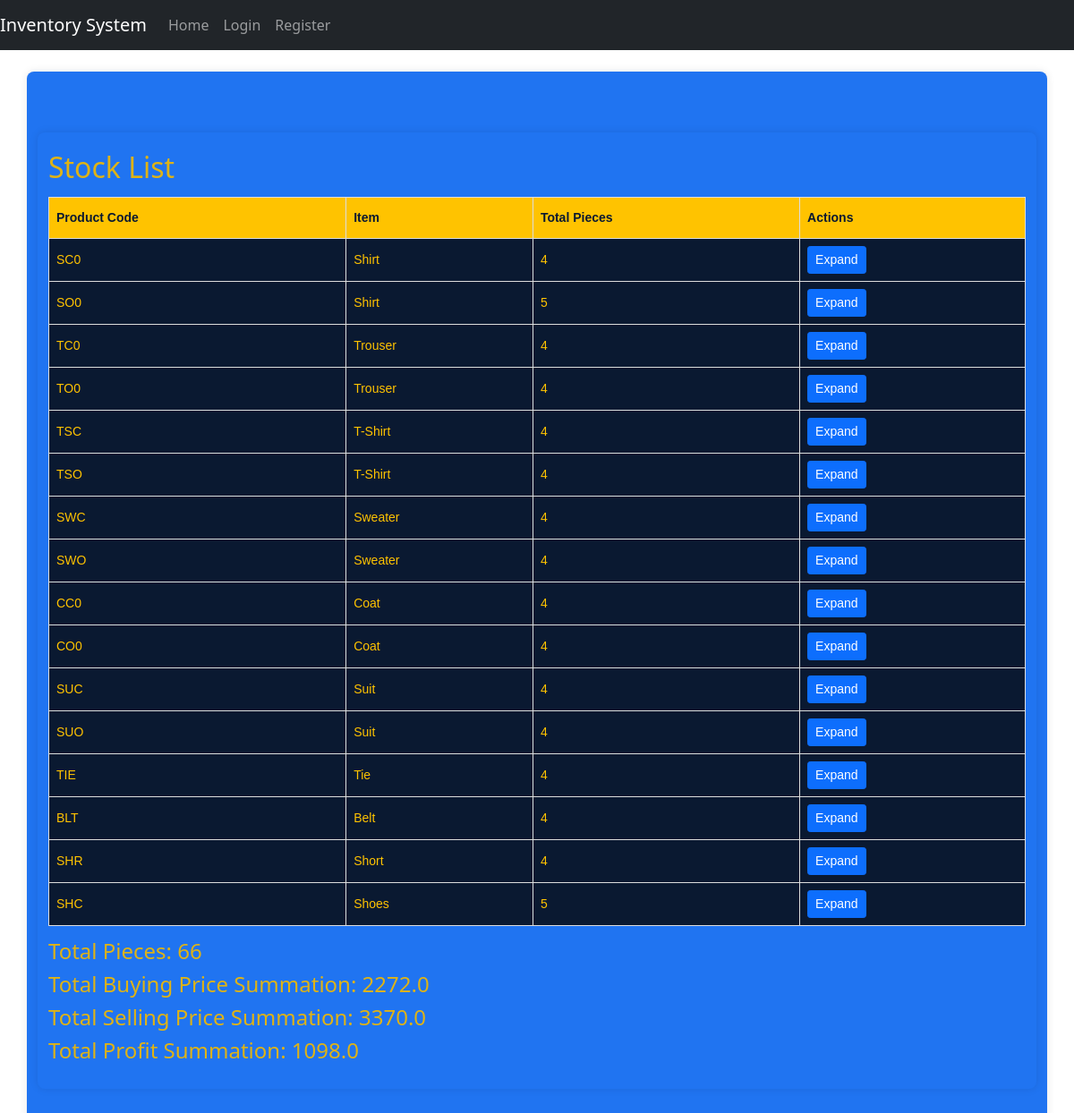
/view_stock, run on the app's committed database.
### STORE/models.py (models this page shows, shortened)
class Product(db.Model):
    id = db.Column(db.Integer, primary_key=True)
    pre = db.Column(db.String(10), nullable=False)
    code = db.Column(db.String(20), nullable=False, unique=True)
    item = db.Column(db.String(50), nullable=False)
    category = db.Column(db.String(50), nullable=False)
    type_material = db.Column(db.String(50), nullable=False)
    size = db.Column(db.String(10), nullable=False)
    color = db.Column(db.String(20), nullable=False)
    description = db.Column(db.String(255), nullable=True)
    buying_price = db.Column(db.Float, nullable=False)
    selling_price = db.Column(db.Float, nullable=False)
    quantity = db.Column(db.Integer, nullable=False)

### STORE/routes.py (the view)
@bp.route('/view_stock')
def view_stock():
    stock = get_stock_items()
    grouped_stock = {}
    total_pieces_per_prefix = {}
    item_names = {}
    for item in stock:
        prefix = item['product_code'][:3]
        if prefix not in grouped_stock:
            grouped_stock[prefix] = []
            total_pieces_per_prefix[prefix] = 0
            item_names[prefix] = item['item_name']
        grouped_stock[prefix].append(item)
        total_pieces_per_prefix[prefix] += item['pieces']
    total_pieces = sum(total_pieces_per_prefix.values())
    total_bp_summation = sum(item['bp_summation'] for item in stock)
    total_sp_summation = sum(item['sp_summation'] for item in stock)
    total_profit_summation = sum(item['profit_summation'] for item in stock)
    return render_template('view_stocks.html',
                           grouped_stock=grouped_stock,
                           total_pieces_per_prefix=total_pieces_per_prefix,
                           item_names=item_names,
                           total_pieces=total_pieces,
                           total_bp_summation=total_bp_summation,
                           total_sp_summation=total_sp_summation,
                           total_profit_summation=total_profit_summation)

### STORE/routes.py (called while the page is built)
def get_stock_items():
    stock_items = db.session.query(
        Stock.product_code,
        Stock.pieces,
        Stock.bp_summation,
        Stock.sp_summation,
        Stock.profit_summation,
        Product.item.label('item_name')
    ).join(Product, Stock.product_code == Product.code).all()
    stock_list = []
    for stock in stock_items:
        stock_list.append({
            'product_code': stock.product_code,
            'pieces': stock.pieces,
            'bp_summation': stock.bp_summation,
            'sp_summation': stock.sp_summation,
            'profit_summation': stock.profit_summation,
            'item_name': stock.item_name
        })
    return stock_list

### STORE/templates/view_stocks.html (shortened to what this page needs)
{% extends "base.html" %}
{% block content %}
<div class="container mt-5">
    <h2>Stock List</h2>
    <table >
        <thead>
            <tr>
                <th>Product Code</th>
                <th>Item</th>
                <th>Total Pieces</th>
                <th>Actions</th>
            </tr>
        </thead>
        <tbody>
            {% for prefix, items in grouped_stock.items() %}
            <tr class="table-active">
                <td>{{ prefix }}</td>
                <td>{{ item_names[prefix] }}</td>
                <td>{{ total_pieces_per_prefix[prefix] }}</td>
                <td>
                    <button class="btn btn-sm btn-primary" onclick="toggleDetails('{{ prefix }}')">Expand</button>
                </td>
            </tr>
            {% endfor %}
        </tbody>
    </table>
    <div>
        <h4>Total Pieces: {{ total_pieces }}</h4>
        <h4>Total Buying Price Summation: {{ total_bp_summation }}</h4>
        <h4>Total Selling Price Summation: {{ total_sp_summation }}</h4>
        <h4>Total Profit Summation: {{ total_profit_summation }}</h4>
    </div>
</div>
{% endblock %}

### STORE/static/css/theme.css (style rules this page uses)
body { font-family: 'Arial', sans-serif; background-color: #FFC300; color: #1a3b70; margin: 0; padding: 0; height: 100vh; }
.container { background-color: #2074f1; color: #dfb315; padding: 20px; border-radius: 8px; box-shadow: 0 0 10px rgba(0, 0, 0, 0.1); margin: 20px auto; max-width: 1000px; }
.btn-primary { background-color: #0A1931; color: #FFC300; border: none; padding: 10px 20px; border-radius: 4px; }
table { width: 100%; border-collapse: collapse; margin: 1em 0; font-family: Arial, sans-serif; font-size: 14px; background-color: #0A1931; color: #FFC300; }
table thead th { background-color: #FFC300; color: #0A1931; }
table th, table td { border: 1px solid #ddd; padding: 8px; text-align: left; }
table th { padding-top: 12px; padding-bottom: 12px; text-align: left; }

### STORE/static/css/custom_table.css (style rules this page uses)
table { width: 100%; border-collapse: collapse; }
th, td { border: 1px solid #ccc; padding: 8px; text-align: left; }
th { background-color: #f2f2f2; }

### data on the page
Product: item "Shirt"
Product: item "Shirt"
Product: item "Trouser"
Product: item "Trouser"
Product: item "T-Shirt"
Product: item "T-Shirt"
Product: item "Sweater"
Product: item "Sweater"
Product: item "Coat"
Product: item "Coat"
Product: item "Suit"
Product: item "Suit"
Product: item "Tie"
Product: item "Belt"
Product: item "Short"
Product: item "Shoes"

### other printed values
{{ prefix }} "SC0" "SO0" "TC0" "TO0" "TSC" "TSO" "SWC" "SWO" "CC0" "CO0" "SUC" "SUO" "TIE" "BLT" "SHR" "SHC"
{{ total_pieces_per_prefix[prefix] }} "4" "5" "4" "4" "4" "4" "4" "4" "4" "4" "4" "4" "4" "4" "4" "5"
{{ total_pieces }} "66"
{{ total_bp_summation }} "2272.0"
{{ total_sp_summation }} "3370.0"
{{ total_profit_summation }} "1098.0"
